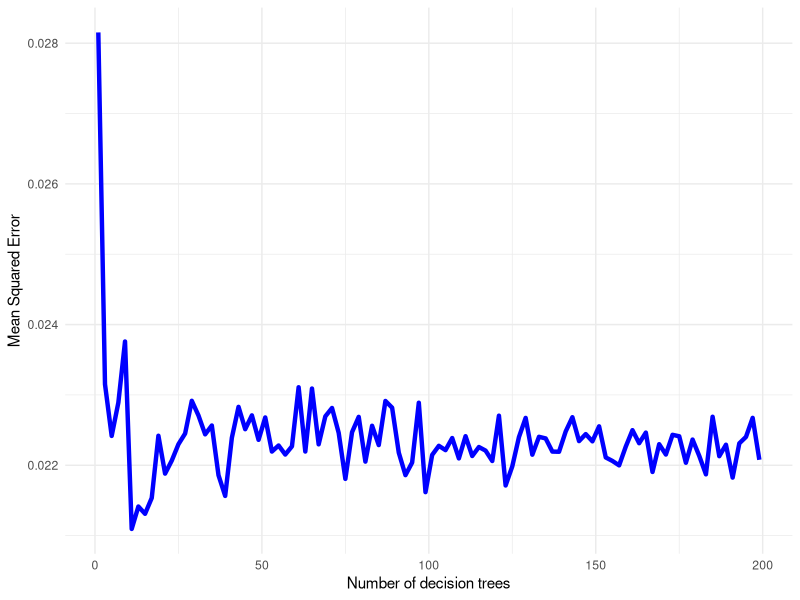

Generate this figure with R:
# we want to visualize the benefits of larger ensembles, e.g. a lower mean error, here

library(ggplot2)
library(rpart)

set.seed(11)

n <- 500 # num of obs
X <- runif(n)
y <- sin(2 * pi * X) + rnorm(n, sd = 0.1)
data <- data.frame(X = X, Y = y)

bagging_rpart <- function(data, num_trees, sample_size) {
  predictions <- matrix(NA, nrow = nrow(data), ncol = num_trees)
  
  for (i in 1:num_trees) {
    #  bootstrap sample generator
    sample_indices <- sample(nrow(data), size = sample_size, replace = TRUE)
    sample_data <- data[sample_indices, ]
    
    model <- rpart(Y ~ X, data = sample_data)
    
    predictions[, i] <- predict(model, data)
  }
  
  mean_predictions <- rowMeans(predictions, na.rm = TRUE)
  error <- mean((mean_predictions - data$Y)^2)
  
  return(error)
}

results <- data.frame(Number_of_Trees = integer(), MSE = numeric())
tree_counts <- seq(1, 200, by = 2)

for (trees in tree_counts) {
  mse <- bagging_rpart(data, num_trees = trees, sample_size = 500)
  results <- rbind(results, data.frame(Number_of_Trees = trees, MSE = mse))
}

p <- ggplot(results, aes(x = Number_of_Trees, y = MSE)) +
  geom_line(color = "blue", size = 1.5) +
  labs(x = "Number of decision trees",
       y = "Mean Squared Error") +
  theme_minimal()

ggsave("../figure/bagging-ntree_MSE.png", plot = p, width = 16, height = 8, dpi = 300)
